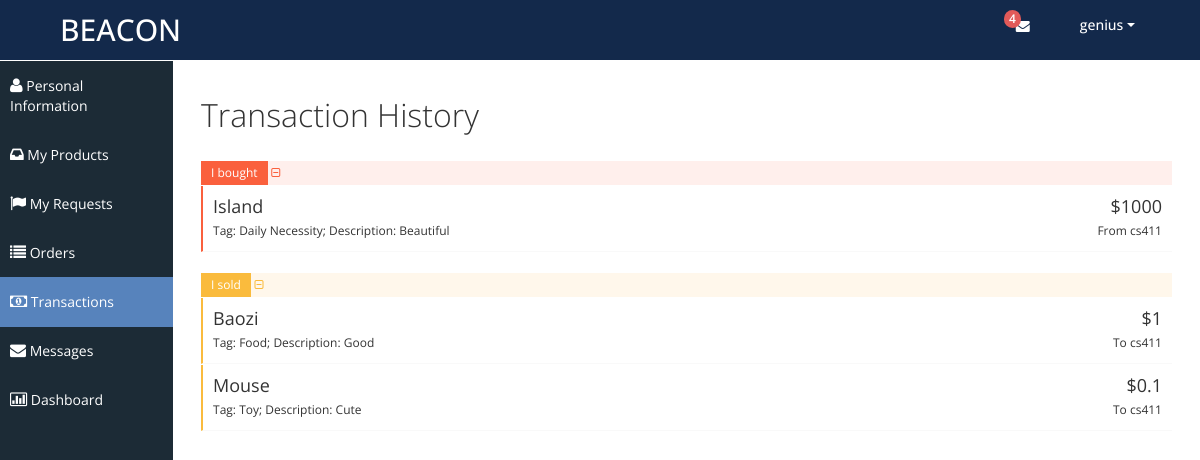
Screenshot of /mytransactions.php (signed in) with the database file from the repository.
### tables this page shows
CREATE TABLE `Transactions` (
  `TransactionId` int NOT NULL,
  `SellerId` varchar(50) NOT NULL,
  `BuyerId` varchar(50) NOT NULL,
  `ProductName` varchar(50) NOT NULL,
  `Price` double NOT NULL,
  `Tag` varchar(50) NOT NULL,
  `Description` varchar(500) NOT NULL
);

### mytransactions.php (the view, shortened to what this page needs)
<?php
	$curr_user = $_SESSION['curr_user'];
	if (empty($curr_user)) {
		$msg = "curr_user is empty";
	}
	else {
		$conn = connectDB();
		$sql = "SELECT * FROM Transactions WHERE BuyerId = '$curr_user'";
		$result = $conn->query($sql);
		if ($result) {
			$buyarray = array();
			while($row = mysqli_fetch_assoc($result)){
				$buyarray[]=$row;
			}
		} else {
			$msg = "No buys" . $sql . "<br>" . $conn->error;
		}
		$sql = "SELECT * FROM Transactions WHERE SellerId = '$curr_user'";
		$result = $conn->query($sql);
		if ($result) {
			$sellarray = array();
			while($row = mysqli_fetch_assoc($result)){
				$sellarray[]=$row;
			}
		} else {
			$msg = "No sells" . $sql . "<br>" . $conn->error;
		}
	}
?>
<!DOCTYPE html>
<html lang="en">
<head>
	<link id="bootstrap-style" href="css/bootstrap.min.css" rel="stylesheet">
	<link href="css/bootstrap-responsive.min.css" rel="stylesheet">
	<link id="base-style" href="css/style.css" rel="stylesheet">
	<link id="base-style-responsive" href="css/style-responsive.css" rel="stylesheet">
</head>
<body>
	<div class="navbar">
		<div class="navbar-inner">
			<div class="container-fluid">
				<a class="brand" href="index.php"><span>BEACON</span></a>
				<div class="nav-no-collapse header-nav">
					<ul class="nav pull-right">
						<li class="dropdown hidden-phone">
							<a class="btn dropdown-toggle" data-toggle="dropdown" href="#">
								<i class="icon-envelope"></i>
								<span class="badge red"> 4 </span>
							</a>
						</li>
						<li class="dropdown">
							<a class="btn dropdown-toggle" data-toggle="dropdown" href="#">
								<span><?php echo $curr_user; ?></span>
								<span class="caret"></span>
							</a>
						</li>
					</ul>
				</div>
			</div>
		</div>
	</div>
	<div class="container-fluid-full">
	<div class="row-fluid">
	<div id="sidebar-left" class="span2">
		<div class="nav-collapse sidebar-nav">
			<ul class="nav nav-tabs nav-stacked main-menu">
				<li><a href="myprofile.php"><i class="icon-user"></i><span class="hidden-tablet"> Personal Information</span></a></li>
				<li><a href="myproducts.php"><i class="icon-inbox"></i><span class="hidden-tablet"> My Products</span></a></li>
				<li><a href="myrequests.php"><i class="icon-flag"></i><span class="hidden-tablet"> My Requests</span></a></li>
				<li><a href="myorders.php"><i class="icon-list"></i><span class="hidden-tablet"> Orders</span></a></li>
				<li><a href="mytransactions.php"><i class="icon-money"></i><span class="hidden-tablet"> Transactions</span></a></li>
				<li><a href="mymessages.php"><i class="icon-envelope"></i><span class="hidden-tablet"> Messages</span></a></li>
				<li><a href="dashboard.php"><i class="icon-bar-chart"></i><span class="hidden-tablet"> Dashboard</span></a></li>
			</ul>
		</div>
	</div>
			<div id="content" class="span10">
				<div class="row-fluid">
					<div class="span12">
						<h1>Transaction History</h1>
						<div class="priority high"><span>I bought </span>
							<a data-toggle="collapse" data-parent="#accordion" href="#needtocollapse" style="text-decoration:none;"><i class="icon-collapse-alt" style="color:#FA603D;"></i></a>
						</div>
						<div id="needtocollapse" class="panel-collapse collapse in">
						<?php foreach($buyarray as $val): ?>
						<div class="task high">
							<div class="desc">
								<div class="title"><?php echo $val['ProductName']; ?></div>
								<div> Tag: <?php echo $val['Tag']; ?>; Description: <?php echo $val['Description']; ?></div>
							</div>
							<div class="time">
								<div class="date">$<?php echo $val['Price']; ?></div>
								<div> From <?php echo $val['SellerId']; ?> </div>
							</div>
						</div>
						<?php endforeach; ?>
						</div>
						</br><div class="priority medium"><span>I sold</span>
							<a data-toggle="collapse" data-parent="#accordion" href="#needtocollapse2" style="text-decoration:none;"><i class="icon-collapse-alt" style="color:#FABB3D;"></i></a>
						</div>
						<div id="needtocollapse2" class="panel-collapse collapse in">
						<?php foreach($sellarray as $val): ?>
						<div class="task medium" >
							<div class="desc">
								<div class="title"><?php echo $val['ProductName']; ?></div>
								<div> Tag: <?php echo $val['Tag']; ?>; Description: <?php echo $val['Description']; ?></div>
							</div>
							<div class="time">
								<div class="date">$<?php echo $val['Price']; ?></div>
								<div> To <?php echo $val['BuyerId']; ?> </div>
							</div>
						</div>
						<?php endforeach; ?>
						</div>
					</div>
				</div>
				</div>
		</div>
		</div>
</body>
</html>

### css/style-responsive.css (style rules this page uses)
@media (min-width: 1200px) { .container-fluid-full { overflow: hidden; position: relative; height: 100%; } }
@media (min-width: 1200px) { #content { width: 85.578%; padding: 28px; margin: 0px 0px; margin-left: 14.422% !important; } }
@media (min-width: 1200px) { #sidebar-left { background: #1C2B36; margin-left: 0px !important; position: absolute; height: 100%; } }
@media (min-width: 1200px) { .sidebar-nav > ul { margin: 0px; } }

### css/halflings.css (style rules this page uses)
html, html .halflings { -webkit-font-smoothing: antialiased !important; }

### rows the page displays
transactions: ProductName "Island", Tag "Daily Necessity", Description "Beautiful", Price "1000", SellerId "cs411"
transactions: ProductName "Baozi", Tag "Food", Description "Good", Price "1", BuyerId "cs411"
transactions: ProductName "Mouse", Tag "Toy", Description "Cute", Price "0.1", BuyerId "cs411"

### other values shown
$curr_user "genius"
